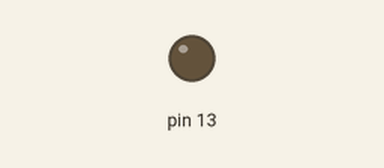
This sketch was run on a simulated Arduino Uno, built with avr-gcc and run on an emulated ATmega328P. Parts: output pins drawn as LEDs (lit = HIGH).

Above: at 3.5 s.
At 56.5 s:
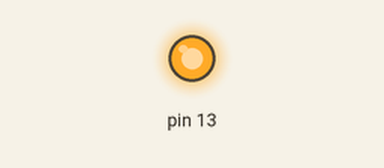
Timing chart, 0 to 60.3 s (numbered marks = the images above):
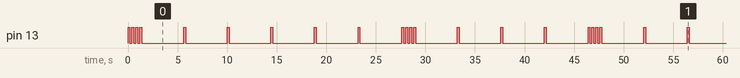

Measured:
- by itself, pin 13: moves between LOW and HIGH, repeating every 46.4 s
- by itself, everything shown: repeats every 46.4 s, in 32 steps

The sketch:

pinTesterWithBlink.ino
```cpp
const int pause = 2000;

void blinkPinWithDelay(int pin) {
  flashPin13();
  digitalWrite(pin, HIGH);
  delay(pause);
  digitalWrite(pin, LOW);
  delay(pause);
}

void flashPin13() {
  digitalWrite(13, HIGH);
  delay(200);
  digitalWrite(13, LOW);
  delay(200);
}

void setup() {
  // initialize digital pin 13 as an output.
  pinMode(13, OUTPUT);
}

// the loop function runs over and over again forever
void loop() {

  flashPin13();
  flashPin13();
  flashPin13();

  // BOTTOM TERMINALS LEFT TO RIGHT
  blinkPinWithDelay(4);
  blinkPinWithDelay(5);
  blinkPinWithDelay(8);
  blinkPinWithDelay(9);
  blinkPinWithDelay(10);
  blinkPinWithDelay(11);

  flashPin13();
  flashPin13();
  flashPin13();

  // TOP TERMINALS LEFT TO RIGHT
  blinkPinWithDelay(A3);
  blinkPinWithDelay(A4);
  blinkPinWithDelay(A5);
  blinkPinWithDelay(3);


}
```
